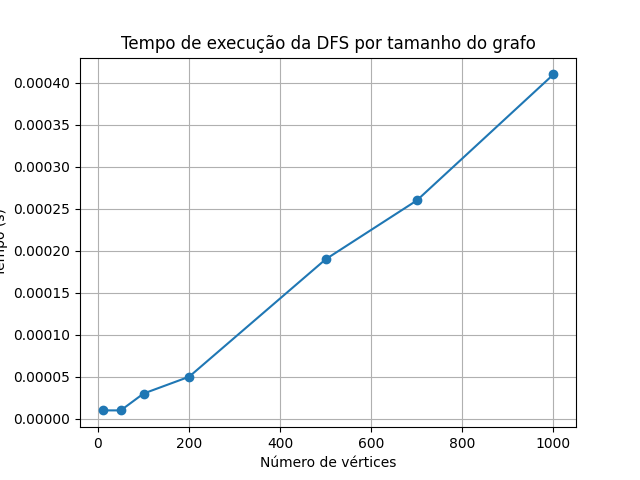

The script that saved this image:
import time
import random
import matplotlib.pyplot as plt
from ListaAdjacencia import Grafo


def gerar_arestas_aleatorias(num_vertices, num_arestas):
    vertices = [chr(65 + i) for i in range(num_vertices)]
    arestas = set()
    while len(arestas) < num_arestas:
        v1, v2 = random.sample(vertices, 2)
        arestas.add((v1, v2))
    return list(arestas)


def testar_tempos_dfs():
    tamanhos = [10, 50, 100, 200, 500, 700, 1000]
    tempos = []

    for tamanho in tamanhos:
        num_arestas = tamanho * 5
        arestas = gerar_arestas_aleatorias(tamanho, num_arestas)

        grafo = Grafo()
        grafo.criar_grafo_by_arestas(arestas)

        inicio = time.time()
        for _ in range(100):
            ordem = grafo.dfs(arestas[0][0])
        fim = time.time()

        tempo_execucao = (fim - inicio)/100
        tempos.append(tempo_execucao)
        print(f"\nGrafo com {tamanho} vértices: {tempo_execucao:.6f} segundos. Ordem de visita: \n {ordem}")

    return tamanhos, tempos


def plotar_grafico(tamanhos, tempos):
    plt.plot(tamanhos, tempos, marker='o')
    plt.title("Tempo de execução da DFS por tamanho do grafo")
    plt.xlabel("Número de vértices")
    plt.ylabel("Tempo (s)")
    plt.grid(True)
    plt.savefig("tp4_ex32.png")


if __name__ == "__main__":

    grafo = Grafo()

    arestas = [("A", "B"), ("A", "C"), ("B", "D"), ("C", "D"),
               ("D", "E")]
    grafo.criar_grafo_by_arestas(arestas)

    print(grafo.dfs("A"))

    print("========================== Análise do tempo")
    tamanhos, tempos = testar_tempos_dfs()
    plotar_grafico(tamanhos, tempos)
